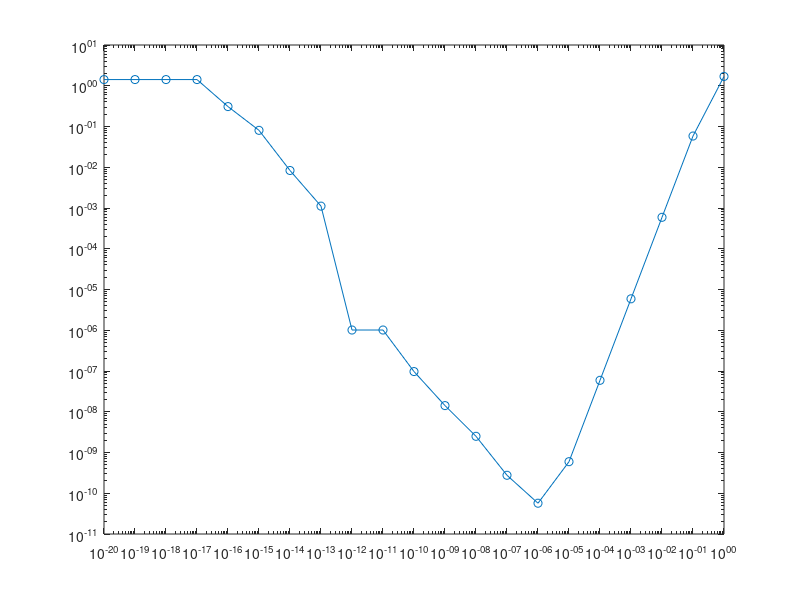

The MATLAB source for this figure:
function parteb()
  f = @(x) sin(5*x);
  df_exacta = 5*cos(5);
  a = 1;
  k = 0:20;
  h = 10.^(-k);
  derivadas = (f(a + h) - f(a - h)) ./ (2*h);
  errores = abs(derivadas - df_exacta);
  loglog(h, errores, '-o')
endfunction
